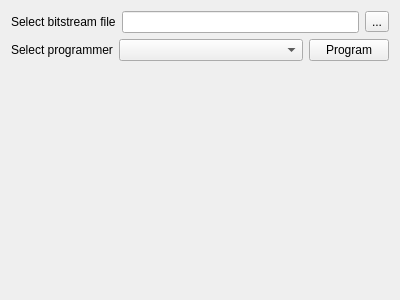
<?xml version="1.0" encoding="UTF-8"?>
<ui version="4.0">
 <class>Programmer</class>
 <widget class="QWidget" name="Programmer">
  <property name="geometry">
   <rect>
    <x>0</x>
    <y>0</y>
    <width>400</width>
    <height>300</height>
   </rect>
  </property>
  <property name="windowTitle">
   <string>Form</string>
  </property>
  <layout class="QVBoxLayout" name="verticalLayout">
   <item>
    <layout class="QHBoxLayout" name="horizontalLayout_2">
     <item>
      <widget class="QLabel" name="label_2">
       <property name="text">
        <string>Select bitstream file</string>
       </property>
      </widget>
     </item>
     <item>
      <widget class="QLineEdit" name="binLine"/>
     </item>
     <item>
      <widget class="QToolButton" name="binBtn">
       <property name="text">
        <string>...</string>
       </property>
       <property name="icon">
        <iconset resource="data.qrc">
         <normaloff>:/icons/folder-open.svg</normaloff>:/icons/folder-open.svg</iconset>
       </property>
      </widget>
     </item>
    </layout>
   </item>
   <item>
    <layout class="QHBoxLayout" name="horizontalLayout">
     <item>
      <widget class="QLabel" name="label">
       <property name="text">
        <string>Select programmer</string>
       </property>
      </widget>
     </item>
     <item>
      <widget class="QComboBox" name="progSel">
       <property name="sizePolicy">
        <sizepolicy hsizetype="Expanding" vsizetype="Fixed">
         <horstretch>0</horstretch>
         <verstretch>0</verstretch>
        </sizepolicy>
       </property>
      </widget>
     </item>
     <item>
      <widget class="QPushButton" name="progBtn">
       <property name="text">
        <string>Program</string>
       </property>
       <property name="icon">
        <iconset resource="data.qrc">
         <normaloff>:/icons/play.svg</normaloff>:/icons/play.svg</iconset>
       </property>
      </widget>
     </item>
    </layout>
   </item>
   <item>
    <spacer name="verticalSpacer">
     <property name="orientation">
      <enum>Qt::Vertical</enum>
     </property>
     <property name="sizeHint" stdset="0">
      <size>
       <width>20</width>
       <height>40</height>
      </size>
     </property>
    </spacer>
   </item>
  </layout>
 </widget>
 <resources>
  <include location="data.qrc"/>
 </resources>
 <connections/>
</ui>
